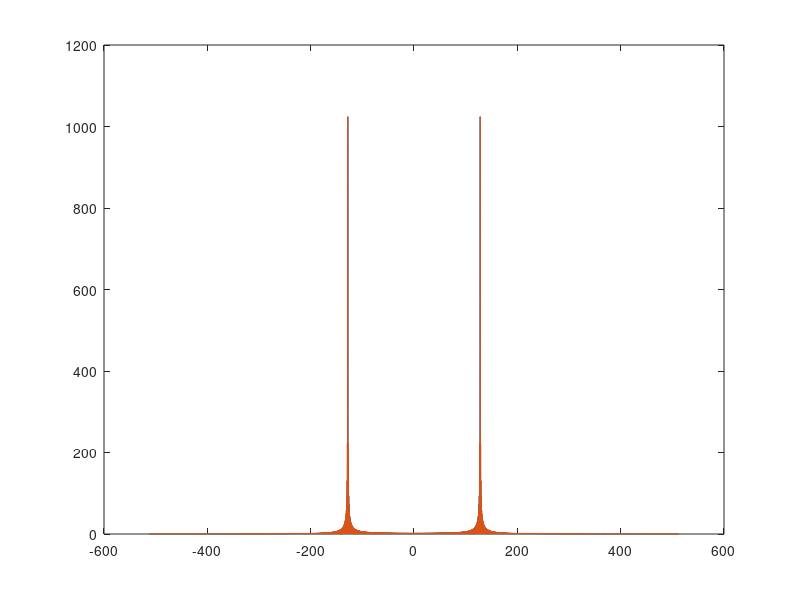

The MATLAB source for this figure:

Fs = 1024;
N = 2048;
f0 = 128;
f1 = f0 + Fs/N/2;

n = 0:N-1;
K = 16;
t = n/Fs;


s0 = [sin(2*pi*f0*t) zeros(1,(K-1)*N)];
s1 = [sin(2*pi*f1*t) zeros(1,(K-1)*N)];

S0 = fftshift(abs(fft(s0)));
S1 = fftshift(abs(fft(s1)));

frq = (0:K*N-1)/K/N * Fs - Fs/2;

plot(frq, S0, frq, S1)